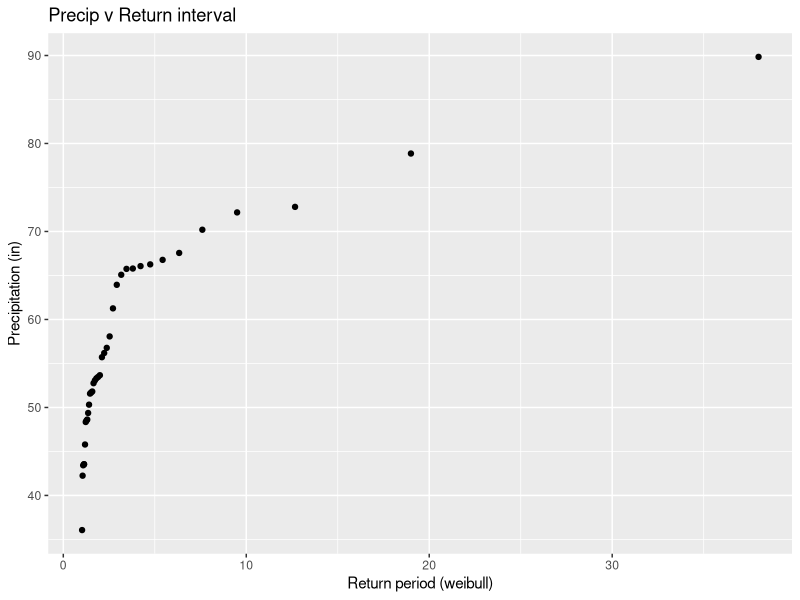
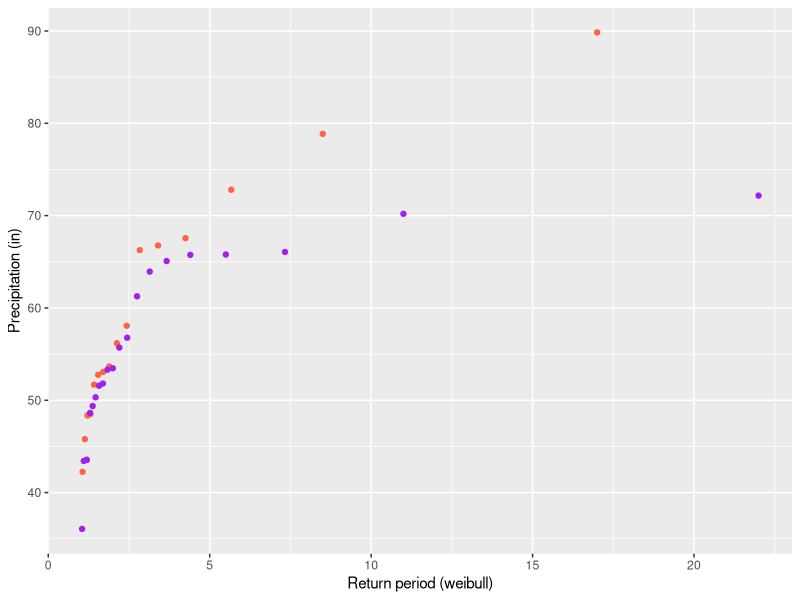

Here is the R script that generated these plots, in order: (Note: this script raises an error after producing the figures.)
## ---- chunk 1
library(readxl)
library(dplyr)
library(tidyverse)
library(zoo)

#read in raw data
Greensboro_raw <- read_excel("Data/Hydrology_memo_2.xlsx", 
    sheet = "Greensboro_daily_precip_1980-pr", 
    col_types = c("date", "text", "numeric", 
        "numeric", "numeric"), na = "NaN")

Boone_raw <- read_excel("Data/Hydrology_memo_2.xlsx", 
    sheet = "Boone_daily_precip_1980-present", 
    col_types = c("date", "text", "numeric", 
        "numeric", "numeric"), na = "NaN")

Greenville_raw <- read_excel("Data/Hydrology_memo_2.xlsx", 
    sheet = "Greenville_daily_precip_1980-pr", 
    col_types = c("date", "text", "numeric", 
        "numeric", "numeric"), na = "NaN")

Boone_raw$`Area Weighted Mean Precipitation (mm per day)` <- 
  as.numeric(Boone_raw$`Area Weighted Mean Precipitation (mm per day)`)

Greensboro_raw$`Area Weighted Mean Precipitation (mm per day)` <- 
  as.numeric(Greensboro_raw$`Area Weighted Mean Precipitation (mm per day)`)

Greenville_raw$`Area Weighted Mean Precipitation (mm per day)` <- 
  as.numeric(Greenville_raw$`Area Weighted Mean Precipitation (mm per day)`)
## ---- chunk 2
Boone_rolling_sum <- Boone_raw %>%
  drop_na(`Area Weighted Mean Precipitation (mm per day)`) %>% # Remove NAs for leap year issues
  mutate(
    rolling_48hr = rollapply(`Area Weighted Mean Precipitation (mm per day)`, width = 2, FUN = sum, fill = NA, align = 'right'),
    rolling_72hr = rollapply(`Area Weighted Mean Precipitation (mm per day)`, width = 3, FUN = sum, fill = NA, align = 'right'),
    sum_72hr = rollsum(`Area Weighted Mean Precipitation (mm per day)`, 3, fill=NA)
  )

Greensboro_rolling_sum <- Greensboro_raw %>%
  drop_na(`Area Weighted Mean Precipitation (mm per day)`) %>% # Remove NAs for leap year issues
  mutate(
    rolling_48hr = rollapply(`Area Weighted Mean Precipitation (mm per day)`, width = 2, FUN = sum, fill = NA, align = 'right'),
    rolling_72hr = rollapply(`Area Weighted Mean Precipitation (mm per day)`, width = 3, FUN = sum, fill = NA, align = 'right')
  )

Greenville_rolling_sum <- Greenville_raw %>% 
  drop_na(`Area Weighted Mean Precipitation (mm per day)`) %>% # Remove NAs for leap year issues
  mutate(
    rolling_48hr = rollapply(`Area Weighted Mean Precipitation (mm per day)`, width = 2, FUN = sum, fill = NA, align = 'right'),
    rolling_72hr = rollapply(`Area Weighted Mean Precipitation (mm per day)`, width = 3, FUN = sum, fill = NA, align = 'right')
  )
## ---- chunk 3
# Boone
Boone_24hr <- Boone_raw %>%
  drop_na(`Area Weighted Mean Precipitation (mm per day)`) %>%
  mutate(weekly_avg_24hr_precip = rollmean(`Area Weighted Mean Precipitation (mm per day)`, k = 7, fill = NA, align = "right"))

Boone_24hr_monthlyavg <- Boone_24hr %>% 
  slice(-1, -2, -3, -4, -5, -6) %>% #skip first three rows bc NA
  group_by(year,month) %>% 
  summarize(max_24 = max(weekly_avg_24hr_precip),
            avg_24 = mean(weekly_avg_24hr_precip)) 


Boone_24hr_old <- Boone_24hr %>% filter(year <= 2000)
Boone_24hr_new <- Boone_24hr %>% filter(year > 2000 & year <= 2016)

# Greensboro
Greensboro_24hr <- Greensboro_raw %>%
  drop_na(`Area Weighted Mean Precipitation (mm per day)`) %>%
  mutate(weekly_avg_24hr_precip = rollmean(`Area Weighted Mean Precipitation (mm per day)`, k = 7, fill = NA, align = "right"))

Greensboro_24hr_old <- Greensboro_24hr %>% filter(year <= 2000)
Greensboro_24hr_new <- Greensboro_24hr %>% filter(year > 2000 & year <= 2016)

# Greenville
Greenville_24hr <- Greensboro_raw %>%
  drop_na(`Area Weighted Mean Precipitation (mm per day)`) %>%
  mutate(weekly_avg_24hr_precip = rollmean(`Area Weighted Mean Precipitation (mm per day)`, k = 7, fill = NA, align = "right"))

Greensboro_24hr_old <- Greensboro_24hr %>% filter(year <= 2000)
Greensboro_24hr_new <- Greensboro_24hr %>% filter(year > 2000 & year <= 2016)

## ---- chunk 4
# Boone
n_old = nrow(Boone_24hr_old)

Boone_24hr_old_rank <- Boone_24hr_old %>%
  arrange(desc(weekly_avg_24hr_precip)) %>%
  mutate(Rank_24hr = rank(-weekly_avg_24hr_precip),
         weibull_return_24hr = (n_old + 1) / Rank_24hr,
         weibull_return_24_year = weibull_return_24hr/365)

n_new = nrow(Boone_24hr_new)

Boone_24hr_new_rank <- Boone_24hr_new %>%
  arrange(desc(weekly_avg_24hr_precip)) %>%
  mutate(Rank_24hr = rank(-weekly_avg_24hr_precip),
         weibull_return_24hr = (n_new + 1) / Rank_24hr,
         weibull_return_24_year = weibull_return_24hr/365,
         percent_liklihood=(1/weibull_return_24_year)*100)

# Greensboro

# Greenville

## ---- chunk 5
Boone_72hr_monthlyavg <- Boone_rolling_sum %>% 
  slice(-1, -2) %>% #skip first two rows bc NA
  group_by(year,month) %>% 
  summarize(max_72 = max(rolling_72hr),
            avg_72 = mean(rolling_72hr)) 

Boone_72hr_old <- Boone_72hr_monthlyavg %>% filter(year <= 2000)
Boone_72hr_new <- Boone_72hr_monthlyavg %>% filter(year > 2000 & year <= 2016)

n_old_72= nrow(Boone_72hr_old)

Boone_72hr_old_rank<- Boone_72hr_old %>% 
  ungroup() %>% 
  mutate(Rank_72hr_avg = rank(-avg_72), 
         weibull_return_72hr = (n_old_72 + 1) / Rank_72hr_avg)
## ---- chunk 6
#is this the way to sum for a 72 hour event? 
Boone_72hr <- Boone_raw %>%
  drop_na(`Area Weighted Mean Precipitation (mm per day)`) %>%  # Remove NA values if needed
  mutate(group = ceiling(row_number() / 3)) %>%  # Create an index grouping every 3 days
  group_by(group) %>%  # Group by this new 3-day index
  summarise(
    start_date = min(Date),  # Optionally keep track of the starting date of the 3-day period
    end_date = max(Date),    # Optionally keep track of the ending date
    precip_72hr = sum(`Area Weighted Mean Precipitation (mm per day)`, na.rm = TRUE)  # Sum precipitation over the 3-day block
  )
## ---- chunk 7

## ---- chunk 8
Boone_annual_precip <- Boone_raw %>% 
  drop_na(`Area Weighted Mean Precipitation (mm per day)`) %>% #remove NAs for Dec 31 in leap years
  group_by(year) %>% 
  summarise(Annual_precip_mm = sum(`Area Weighted Mean Precipitation (mm per day)`) ) %>% 
  mutate(Annual_precip_in = (`Annual_precip_mm`/25.4))

Greensboro_annual_precip <- Greensboro_raw %>% 
  drop_na(`Area Weighted Mean Precipitation (mm per day)`) %>% #remove NAs for Dec 31 in leap years
  group_by(year) %>% 
  summarise(Annual_precip_mm = sum(`Area Weighted Mean Precipitation (mm per day)`) )%>% 
  mutate(Annual_precip_in = (`Annual_precip_mm`/25.4))

Greenville_annual_precip <- Greenville_raw %>% 
  drop_na(`Area Weighted Mean Precipitation (mm per day)`) %>% #remove NAs for Dec 31 in leap years
  group_by(year) %>% 
  summarise(Annual_precip_mm = sum(`Area Weighted Mean Precipitation (mm per day)`) )%>% 
  mutate(Annual_precip_in = (`Annual_precip_mm`/25.4))
## ---- chunk 9
#looking at all of the data
Boone_annual_sorted <- Boone_annual_precip %>% 
  arrange(desc(Annual_precip_in))
Boone_annual_sorted$Rank = rank(-Boone_annual_sorted$Annual_precip_in)

#pre-2001
Boone_annual_sorted_old <- Boone_annual_precip[1:21,]%>% 
  arrange(desc(Annual_precip_in))
Boone_annual_sorted_old$Rank = rank(-Boone_annual_sorted_old$Annual_precip_in)

#post-2001
Boone_annual_sorted_new <- Boone_annual_precip[22:37,]%>% 
  arrange(desc(Annual_precip_in))
Boone_annual_sorted_new$Rank = rank(-Boone_annual_sorted_new$Annual_precip_in)                                              



Greensboro_annual_sorted <- Greensboro_annual_precip %>% 
  arrange(desc(Annual_precip_in))
Greensboro_annual_sorted$Rank = rank(-Greensboro_annual_sorted$Annual_precip_in)

Greenville_annual_sorted <- Greenville_annual_precip %>% 
  arrange(desc(Annual_precip_in))
Greenville_annual_sorted$Rank = rank(-Greenville_annual_sorted$Annual_precip_in)

## ---- chunk 10
n_all = 37 #number of events
Boone_annual_sorted <- Boone_annual_sorted %>% 
  mutate(weibull_return = (n_all+1)/Rank) %>% 
  mutate(hazen_return = 100/(100*(2*Rank-1)/(2*n_all)))

n_old = 21
Boone_annual_sorted_old <- Boone_annual_sorted_old %>% 
  mutate(weibull_return = (n_old+1)/Rank) %>% 
  mutate(hazen_return = 100/(100*(2*Rank-1)/(2*n_old)))

n_new= 16
Boone_annual_sorted_new <- Boone_annual_sorted_new %>% 
  mutate(weibull_return = (n_new+1)/Rank) %>% 
  mutate(hazen_return = 100/(100*(2*Rank-1)/(2*n_new)))

## ---- chunk 11
boone_annual_plot<- 
  ggplot((Boone_annual_sorted),
         #choosing variables
         aes(
           y = Annual_precip_in,
           x = weibull_return
         )) +
  geom_point()+
  ggtitle("Precip v Return interval")+
  labs(y= "Precipitation (in)", x= "Return period (weibull)")
boone_annual_plot

boone_new_old <- ggplot() +
  geom_point(data=Boone_annual_sorted_new, aes(y=Annual_precip_in, x=weibull_return), color = 'tomato')+
  geom_point(data=Boone_annual_sorted_old, aes(y=Annual_precip_in, x=weibull_return), color = 'purple')+
  labs(y= "Precipitation (in)", x= "Return period (weibull)")

boone_new_old
## ---- chunk 12
Boone_max_storms <- Boone_rolling_sum %>%
  group_by(year) %>%
  summarise(
    max_24hr = max(`Area Weighted Mean Precipitation (mm per day)`, na.rm = TRUE),
    max_48hr = max(rolling_48hr, na.rm = TRUE),
    max_72hr = max(rolling_72hr, na.rm = TRUE)
  )

Greensboro_max_storms <- Greensboro_rolling_sum %>%
  group_by(year) %>%
  summarise(
    max_24hr = max(`Area Weighted Mean Precipitation (mm per day)`, na.rm = TRUE),
    max_48hr = max(rolling_48hr, na.rm = TRUE),
    max_72hr = max(rolling_72hr, na.rm = TRUE)
  )

Greenville_max_storms <- Greenville_rolling_sum %>%
  group_by(year) %>%
  summarise(
    max_24hr = max(`Area Weighted Mean Precipitation (mm per day)`, na.rm = TRUE),
    max_48hr = max(rolling_48hr, na.rm = TRUE),
    max_72hr = max(rolling_72hr, na.rm = TRUE)
  )
## ---- chunk 13
# Step 4: Rank and calculate recurrence intervals for old period
n_old = nrow(Boone_old)
Boone_old <- Boone_old %>%
  arrange(desc(max_24hr)) %>%
  mutate(Rank_24hr = rank(-max_24hr),
         weibull_return_24hr = (n_old + 1) / Rank_24hr,
         hazen_return_24hr = (n_old + 0.5) / Rank_24hr) %>%
  arrange(desc(max_48hr)) %>%
  mutate(Rank_48hr = rank(-max_48hr),
         weibull_return_48hr = (n_old + 1) / Rank_48hr,
         hazen_return_48hr = (n_old + 0.5) / Rank_48hr) %>%
  arrange(desc(max_72hr)) %>%
  mutate(Rank_72hr = rank(-max_72hr),
         weibull_return_72hr = (n_old + 1) / Rank_72hr,
         hazen_return_72hr = (n_old + 0.5) / Rank_72hr)

# Step 4: Rank and calculate recurrence intervals for new period
n_new = nrow(Boone_new)
Boone_new <- Boone_new %>%
  arrange(desc(max_24hr)) %>%
  mutate(Rank_24hr = rank(-max_24hr),
         weibull_return_24hr = (n_new + 1) / Rank_24hr,
         hazen_return_24hr = (n_new + 0.5) / Rank_24hr) %>%
  arrange(desc(max_48hr)) %>%
  mutate(Rank_48hr = rank(-max_48hr),
         weibull_return_48hr = (n_new + 1) / Rank_48hr,
         hazen_return_48hr = (n_new + 0.5) / Rank_48hr) %>%
  arrange(desc(max_72hr)) %>%
  mutate(Rank_72hr = rank(-max_72hr),
         weibull_return_72hr = (n_new + 1) / Rank_72hr,
         hazen_return_72hr = (n_new + 0.5) / Rank_72hr)

## ---- chunk 14
# Boone 
Boone_sorted <- Boone_raw %>% 
  arrange(desc(`Area Weighted Mean Precipitation (mm per day)`))
Boone_top_50 <- Boone_sorted[1:50, ]

# Greensboro
Greensboro_sorted <- Greensboro_raw %>% 
  arrange(desc(`Area Weighted Mean Precipitation (mm per day)`))
Greensboro_top_50 <- Greensboro_sorted[1:50, ]

# Greenville
Greenville_sorted <- Greenville_raw %>% 
  arrange(desc(`Area Weighted Mean Precipitation (mm per day)`))
Greenville_top_50 <- Greenville_sorted[1:50, ]

## ---- chunk 15
# Function to check rainfall duration for each large event
get_rain_duration <- function(data, date, window = 7) {
  # Find the index of the current date
  index <- which(data$Date == date)
  
  start_index <- max(1, index - window)  # Ensure we don't go out of bounds
  end_index <- min(nrow(data), index + window)  # Ensure we don't exceed the last row
  
  # Precipitation values in the 10 days before and after the event
  precip_values <- 
    data$`Area Weighted Mean Precipitation (mm per day)`[start_index:end_index]
  
  # Event day is the center, which is at index
  event_day_precip <- 
    data$`Area Weighted Mean Precipitation (mm per day)`[index]
  
  # Identify how long the event lasted (precipitation > 0)
  event_duration <- sum(precip_values > 4)
  
  return(event_duration)
}

# Apply the function for each of the top 50 values for each city 
Boone_durations <- sapply(1:nrow(Boone_top_50), function(i) {
  date <- Boone_top_50$Date[i]  # Get the date of the top 50th event
  get_rain_duration(Boone_raw, date)  # Calculate the rain duration for that event
})
Greensboro_durations <- sapply(1:nrow(Greensboro_top_50), function(i) {
  date <- Greensboro_top_50$Date[i]  # Get the date of the top 50th event
  get_rain_duration(Greensboro_raw, date)  # Calculate the rain duration for that event
})
Greenville_durations <- sapply(1:nrow(Greenville_top_50), function(i) {
  date <- Greenville_top_50$Date[i]  # Get the date of the top 50th event
  get_rain_duration(Greenville_raw, date)  # Calculate the rain duration for that event
})

# Add durations back to the top_50 dataframe
Boone_top_50$rain_event_duration <- Boone_durations
Greensboro_top_50$rain_event_duration <- Greensboro_durations
Greenville_top_50$rain_event_duration <- Greenville_durations

# Step 4: Calculate and print the average duration
Boone_average_duration <- mean(Boone_top_50$rain_event_duration)
print(paste("The average duration of the top 50 storm events in Boone is", Boone_average_duration, "days"))

Greenville_average_duration <- mean(Greenville_top_50$rain_event_duration)
print(paste("The average duration of the top 50 storm events in Greenville is", Greenville_average_duration, "days"))

Greensboro_average_duration <- mean(Greensboro_top_50$rain_event_duration)
print(paste("The average duration of the top 50 storm events in Greensboro is",Greensboro_average_duration, "days"))

## ---- chunk 16
# Boone_old <- Boone_max_storms %>% filter(year <= 2000)
# Boone_new <- Boone_max_storms %>% filter(year > 2000 & year <= 2016)
# 
# Greensboro_old <- Greensboro_max_storms %>% filter(year <= 2000)
# Greensboro_new <- Greensboro_max_storms %>% filter(year > 2000 & year <= 2016)
# 
# Greenville_old <- Greenville_max_storms %>% filter(year <= 2000)
# Greenville_new <- Greenville_max_storms %>% filter(year > 2000 & year <= 2016)
